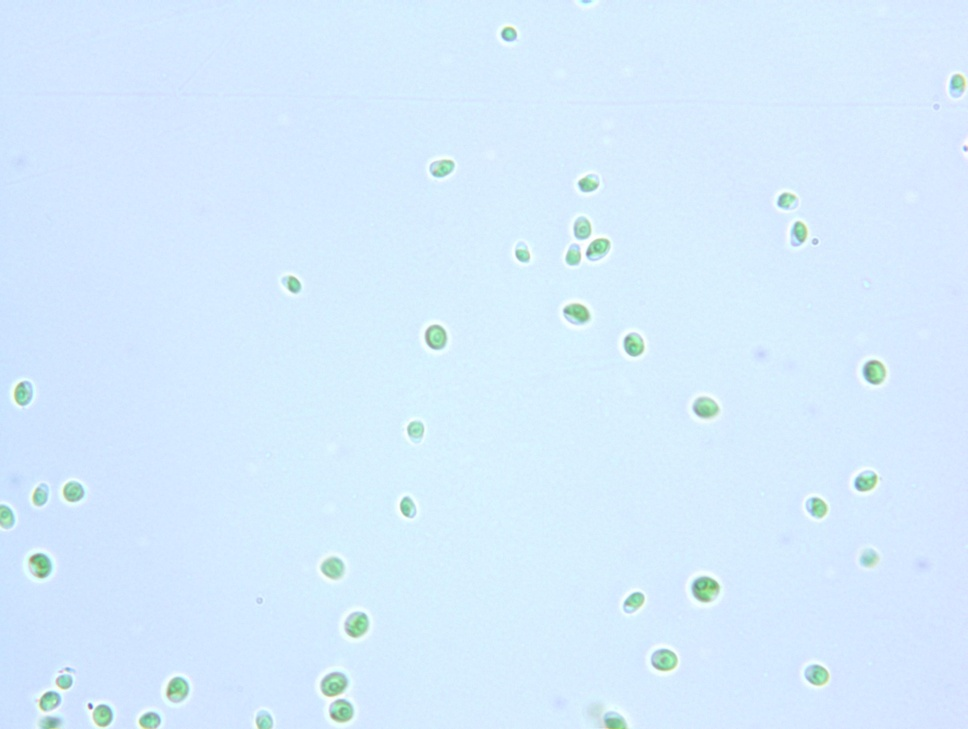
//> input picture SP2 - Image Preprocessing/Sample images for SP/Chlorella vulgaris.jpg, 968 x 729 px, shrunk from 3232 x 2432 before the run
$ ./Gray_MedFilter '../Sample images for SP/Chlorella vulgaris.jpg'   (built with g++ and OpenCV 4)
//> lines starting //> are read from the running program, lines starting //| are printed output that depends on the picture; after the words box and inside, x2 and y2 are one past the last pixel; in counts of white or black regions, pixels touching at a corner belong together
#include <cv.h>
#include <highgui.h>

using namespace cv;

int main( int argc, char** argv )
{
 char* imageName = argv[1];

 Mat image;
 image = imread( imageName, 1 );
//> image is the input picture: 729 rows x 968 cols, CV_8UC3; mean B, G, R 252.7, 235.3, 213.9

 if( argc != 2 || !image.data )
 {
   printf( " No image data \n " );
   return -1;
 }

 Mat gray_image;
 Mat filter_image;
 Mat equal_image;
 cvtColor( image, gray_image, CV_BGR2GRAY );
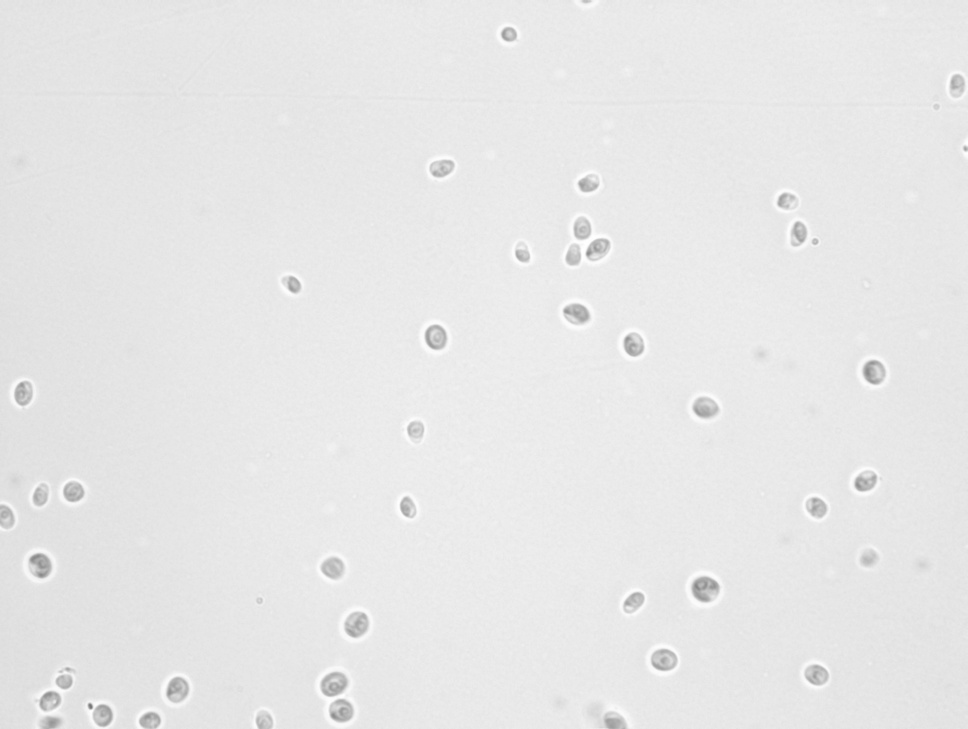
//> gray_image: 729 rows x 968 cols, CV_8UC1; min 117, max 255, mean 231
 imwrite( "Gray_Image.jpg", gray_image );
 /// Apply Histogram Equalization
 equalizeHist( gray_image, equal_image );
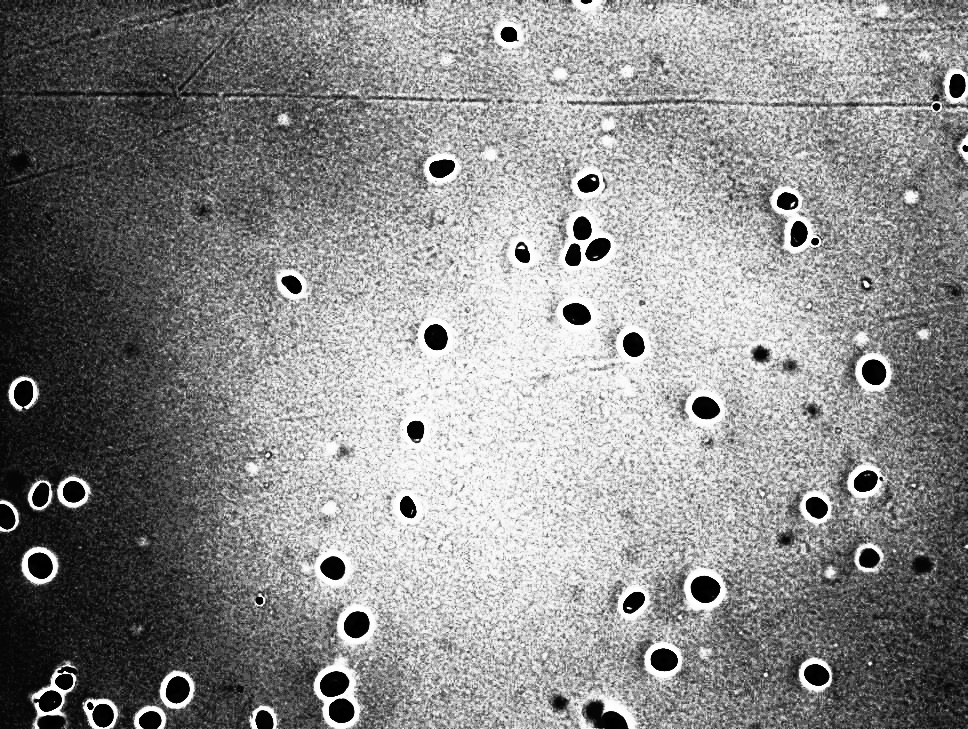
//> equal_image: 729 rows x 968 cols, CV_8UC1; min 0, max 255, mean 138.6
 imwrite( "Equalized.jpg", equal_image );
 medianBlur(equal_image, filter_image, 25);
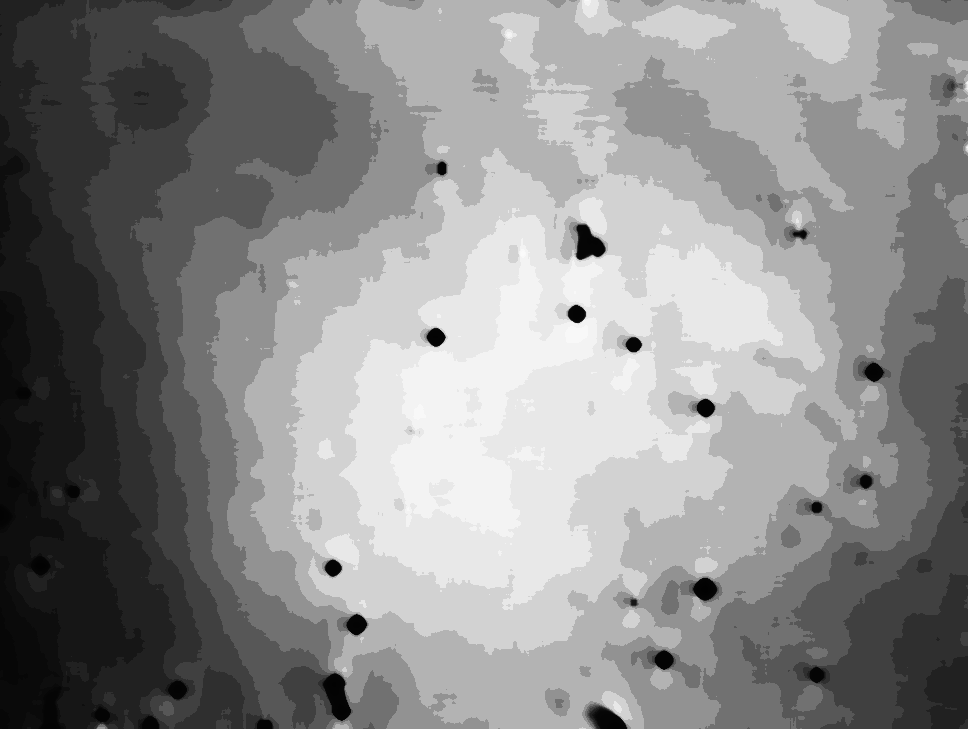
//> filter_image: 729 rows x 968 cols, CV_8UC1; min 1, max 250, mean 138.7
 imwrite( "Filter_Image.jpg", filter_image );

 Mat otsu_image;
 threshold ( filter_image, otsu_image, 0, 255, CV_THRESH_BINARY_INV | CV_THRESH_OTSU );
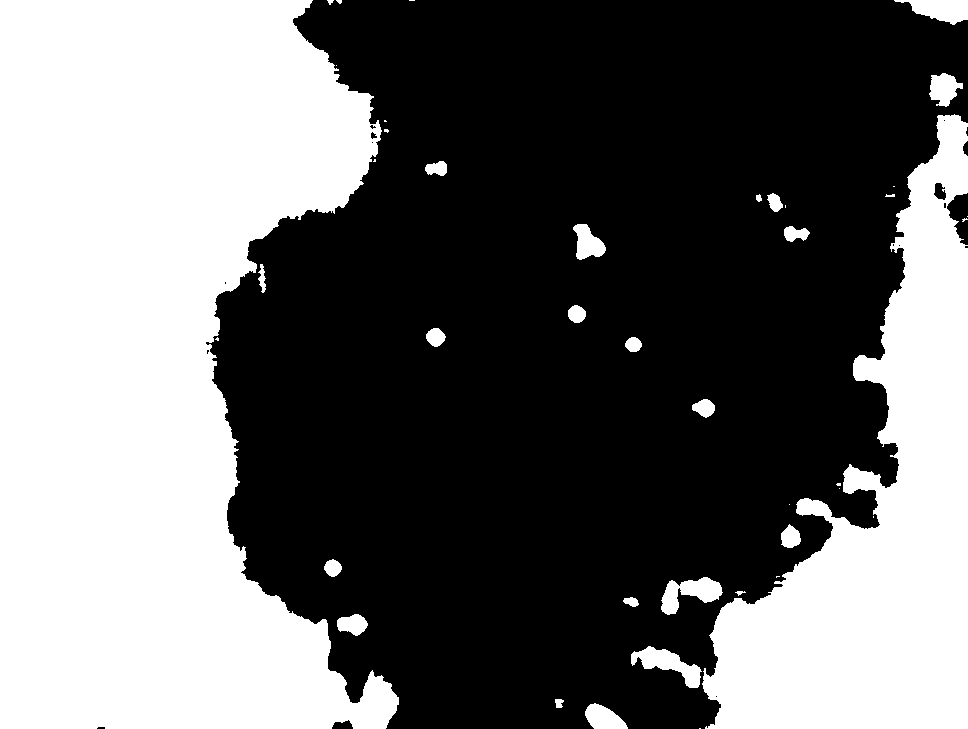
//> otsu_image: 729 rows x 968 cols, CV_8UC1; 41.6% white; 42 white regions (17 under 20 px), largest, box (x1, y1, x2, y2) and area: (0, 0, 399, 729) 209271, (702, 114, 968, 729) 75386, (631, 646, 702, 688) 1226
 imwrite( "Otsu_Image.jpg", otsu_image );

 Mat element = getStructuringElement( MORPH_RECT, Size( 5, 5), Point( 3,3 ) );
 Mat openclose_image;

 /// Apply the specified morphology operation
  morphologyEx( otsu_image, openclose_image, MORPH_OPEN, element );
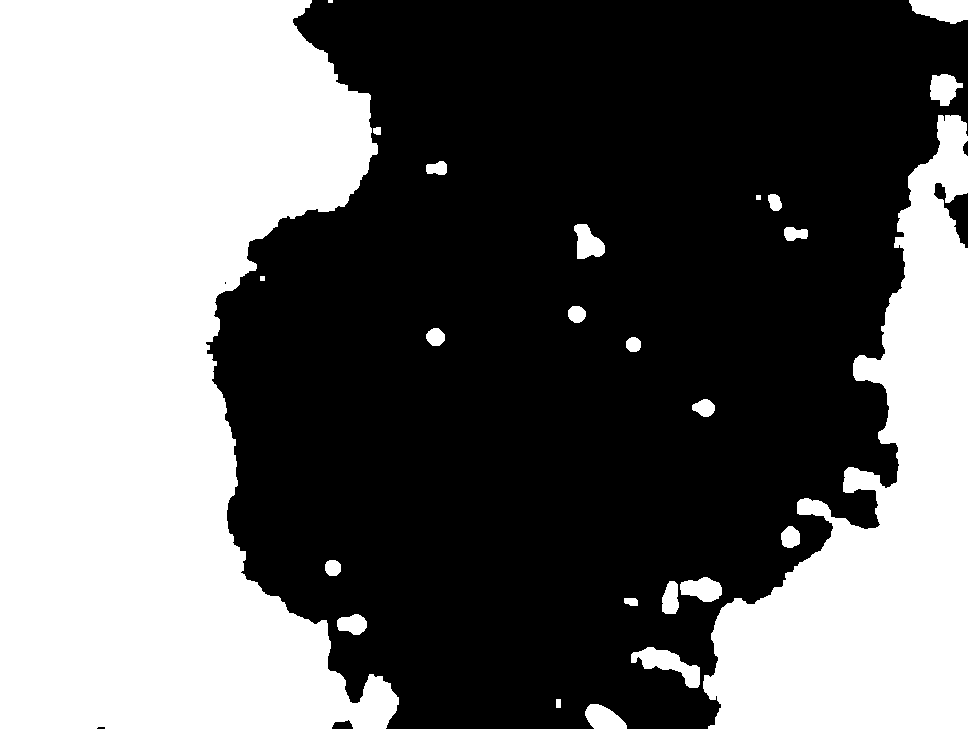
//> openclose_image: 729 rows x 968 cols, CV_8UC1; 41.5% white; 25 white regions (1 under 20 px), largest, box (x1, y1, x2, y2) and area: (0, 0, 399, 729) 208887, (703, 115, 968, 729) 75087, (631, 647, 700, 688) 1201
  morphologyEx( openclose_image, openclose_image, MORPH_CLOSE, element );
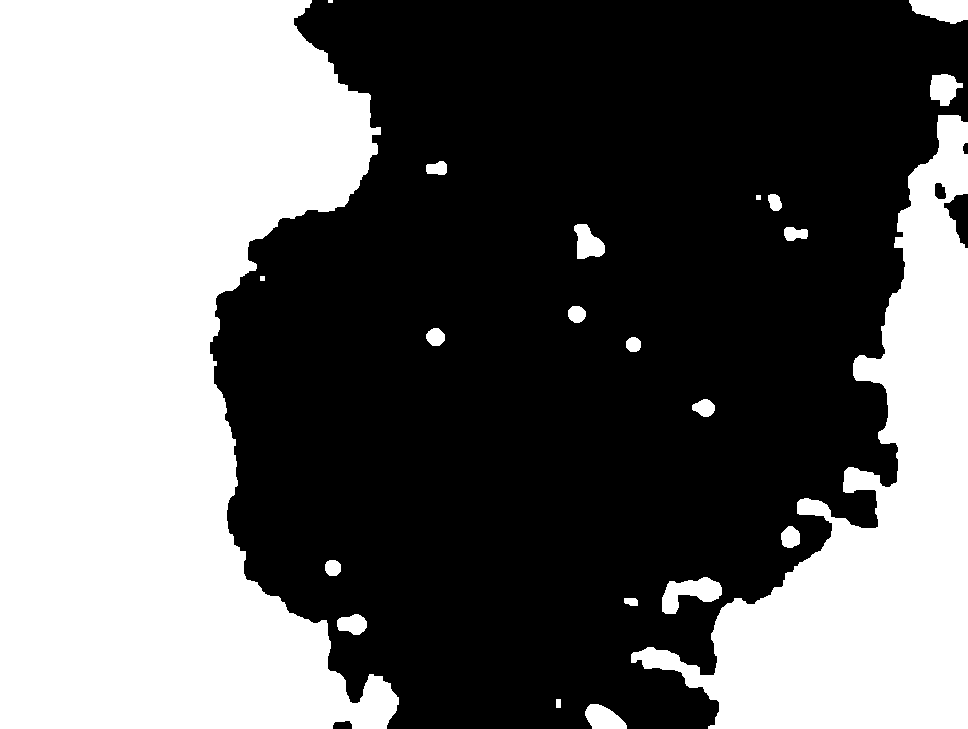
//> openclose_image: 729 rows x 968 cols, CV_8UC1; 41.5% white; 22 white regions (1 under 20 px), largest, box (x1, y1, x2, y2) and area: (0, 0, 399, 729) 209056, (631, 115, 968, 729) 76485, (662, 577, 722, 614) 1225
  imwrite( "OpenClose_Image.jpg", openclose_image );


 // [6 lines of commented-out code are left out]
 waitKey(0);

 return 0;
}
